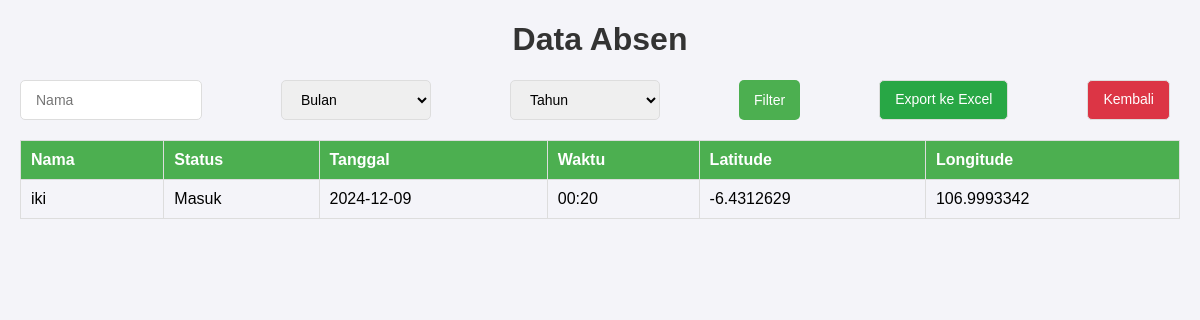
Page /data-absen/ (signed in) on the committed database.
### users/models.py (models this page shows, shortened)
class Attendance(models.Model):
    STATUS_CHOICES = [
        ('masuk', 'Masuk'),
        ('pulang', 'Pulang'),
        ('izin', 'Izin'),
        ('sakit', 'Sakit'),
        ('tidak hadir', 'Tidak Hadir'),
        ('terlambat', 'Terlambat'),
    ]
    user = models.ForeignKey(User, on_delete=models.CASCADE)
    photo = models.ImageField(upload_to='attendance_photos/', blank=True, null=True)
    latitude = models.FloatField(blank=True, null=True)
    longitude = models.FloatField(blank=True, null=True)
    timestamp = models.DateTimeField(default=now)
    status = models.CharField(max_length=20, choices=STATUS_CHOICES)
    type = models.CharField(max_length=10, default='masuk')  # Additional field for attendance type
    is_valid = models.BooleanField(default=True)

class User(AbstractUser):
    ROLE_CHOICES = [
        ('admin', 'Admin'),
        ('staff', 'Staff'),
    ]
    role = models.CharField(max_length=10, choices=ROLE_CHOICES)
    job_title = models.CharField(
        max_length=30,
        choices=[
            ('Tenaga Administrasi', 'Tenaga Administrasi'),
            ('Petugas Kebersihan', 'Petugas Kebersihan'),
            ('Petugas Keamanan', 'Petugas Keamanan'),
            ('Admin', 'Admin'),
        ],
        blank=True,
        null=True,
    )
    profile_picture = models.ImageField(upload_to='profile_pictures/', blank=True, null=True)

### users/views.py (the view)
# urls.py: path('data-absen/', views.data_absen, name='data_absen'),
@login_required
def data_absen(request):
    name = request.GET.get('name', '')
    month = request.GET.get('month', '')
    year = request.GET.get('year', '')
    attendance_records = Attendance.objects.all()
    if name:
        attendance_records = attendance_records.filter(user__username__icontains=name)
    if month:
        attendance_records = attendance_records.filter(timestamp__month=month)
    if year:
        attendance_records = attendance_records.filter(timestamp__year=year)
    context = {
        'attendance_records': attendance_records,
        'name': name,
        'month': month,
        'year': year,
        'months': range(1, 13),
        'years': range(2020, datetime.now().year + 1),
    }
    return render(request, 'data_absen.html', context)

### templates/data_absen.html (shortened to what this page needs)
<!DOCTYPE html>
<html lang="en">
<head>
</head>
<body>
    <h1>Data Absen</h1>
    <form class="filter-form" method="get" action="{% url 'data_absen' %}">
        <input type="text" name="name" placeholder="Nama" value="{{ name }}">
        <select name="month">
            <option value="">Bulan</option>
        </select>
        <select name="year">
            <option value="">Tahun</option>
        </select>
        <button type="submit">Filter</button>
        <a href="{% url 'export_to_excel' %}?name={{ name }}&month={{ month }}&year={{ year }}" class="btn btn-export">Export ke Excel</a>
        <a href="{% url 'admin_dashboard' %}" class="btn btn-back">Kembali</a>
    </form>
    <table>
        <thead>
            <tr>
                <th>Nama</th>
                <th>Status</th>
                <th>Tanggal</th>
                <th>Waktu</th>
                <th>Latitude</th>
                <th>Longitude</th>
            </tr>
        </thead>
        <tbody>
            {% for record in attendance_records %}
            <tr>
                <td>{{ record.user.username }}</td>
                <td>{{ record.status|capfirst }}</td>
                <td>{{ record.timestamp|date:"Y-m-d" }}</td>
                <td>{{ record.timestamp|date:"H:i" }}</td>
                <td>{{ record.latitude|default:"N/A" }}</td>
                <td>{{ record.longitude|default:"N/A" }}</td>
            </tr>
            {% empty %}
            <tr>
                <td colspan="6" style="text-align: center;">Tidak Ada Data Ditemukan.</td>
            </tr>
            {% endfor %}
        </tbody>
    </table>
</body>
</html>

### templates/data_absen.html (style rules this page uses)
body { font-family: Arial, sans-serif; margin: 20px; background-color: #f4f4f9; }
h1 { text-align: center; color: #333; }
table { width: 100%; border-collapse: collapse; margin-top: 20px; }
th, td { padding: 10px; border: 1px solid #ddd; text-align: left; }
th { background-color: #4CAF50; color: white; }
.filter-form { display: flex; justify-content: space-between; margin-bottom: 20px; flex-wrap: wrap; }
.filter-form input, .filter-form select, .filter-form button, .filter-form .btn { padding: 10px 15px; margin-right: 10px; border: 1px solid #ddd; border-radius: 5px; font-size: 14px; }
.filter-form input[type="text"], .filter-form select { width: 150px; }
.filter-form button { background-color: #4CAF50; color: white; border: none; cursor: pointer; transition: background-color 0.3s ease; }
.btn { display: inline-block; padding: 10px 20px; background-color: #007bff; color: white; text-align: center; text-decoration: none; border-radius: 5px; font-size: 14px; transition: background-color 0.3s ease; }
.btn-export { background-color: #28a745; }
.btn-back { background-color: #dc3545; }

### rows in the picture
Attendance: user.username "iki", status "Masuk", timestamp "2024-12-09", timestamp "00:20", latitude "-6.4312629", longitude "106.9993342"
